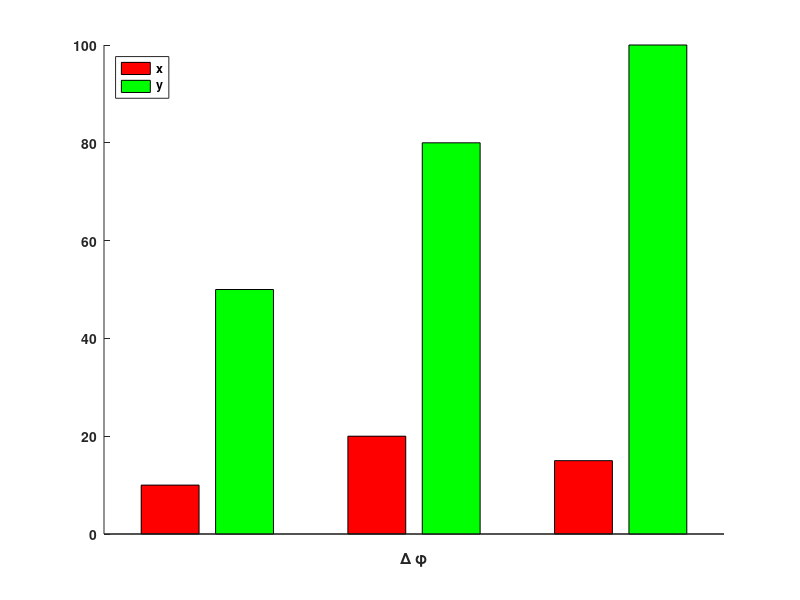

Write MATLAB code to recreate this figure. (Note: this script raises an error after producing the figure.)
x=[1 2 3];
y=[10 20 15;50 80 100];
h=bar(x,y');
set(h(1),"facecolor","r")
set(h(2),"facecolor","g")
box("off")
 
%make the legend
legend("x","y","location","northwest")
h2=legend('right');
%remember to use the handler from
%the last time you call legend()
set(h2,"fontweight","bold")
 
%change axis properties
h=get (gcf, "currentaxes");
set(h,"fontweight","bold")
set(h,"xtick",[1 2 3])
set(h,"xtick", [])
%set(h,"xticklabel",['\Delta \phi';'a' ;'f'])
set(h,"xlabel",'\Delta \phi')
set(h,"interpreter","tex")

text(1, 0, '\Delta \phi')

print -deps -color ticks.eps